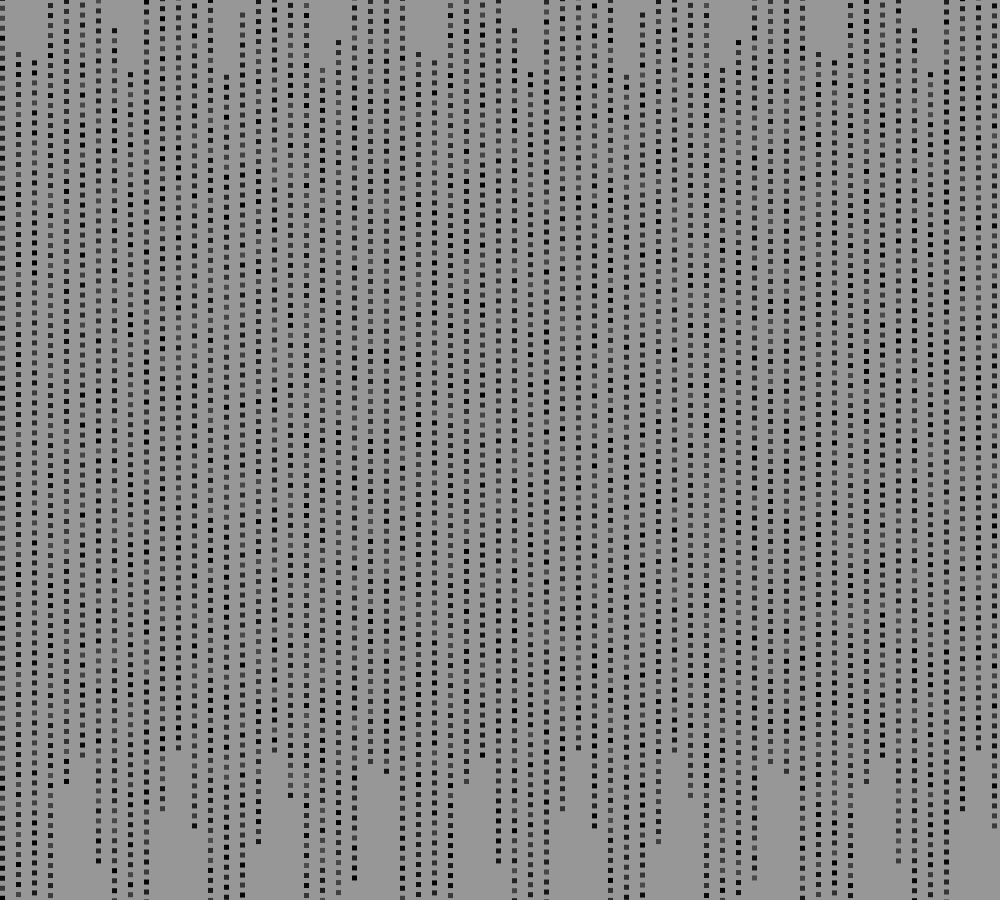
Frame 1 (no input)
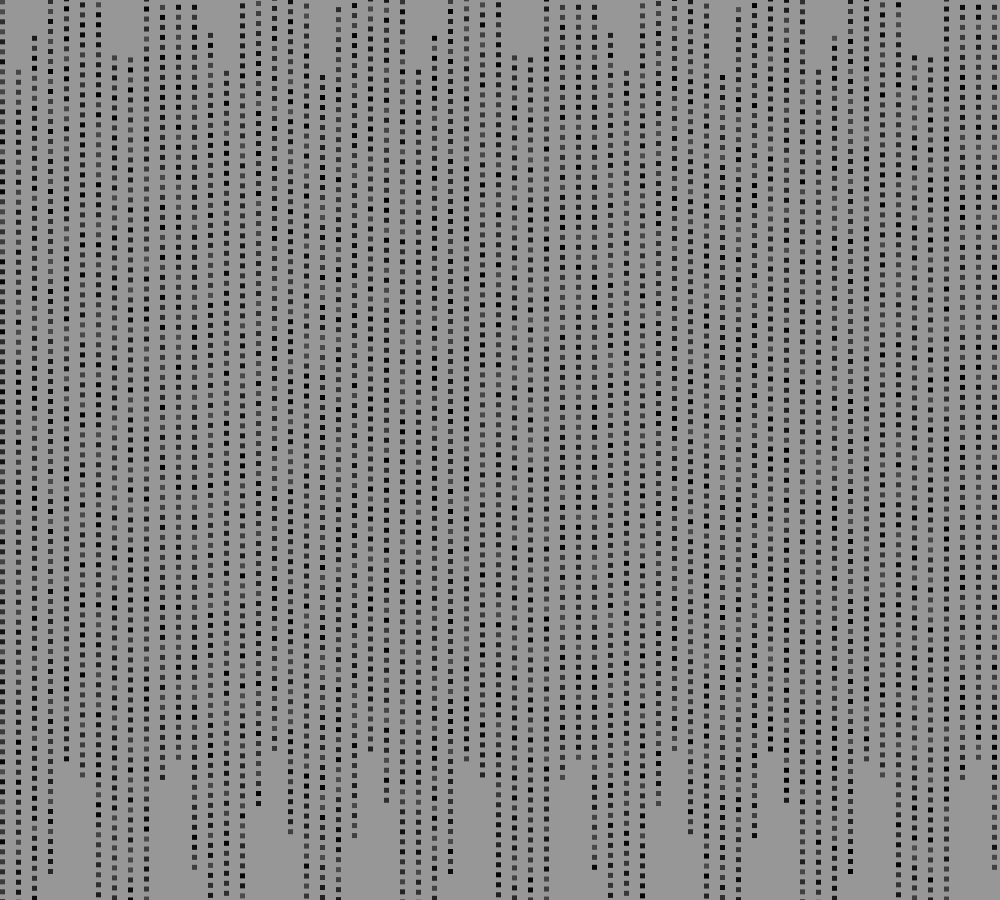
Frame 60 (no input)
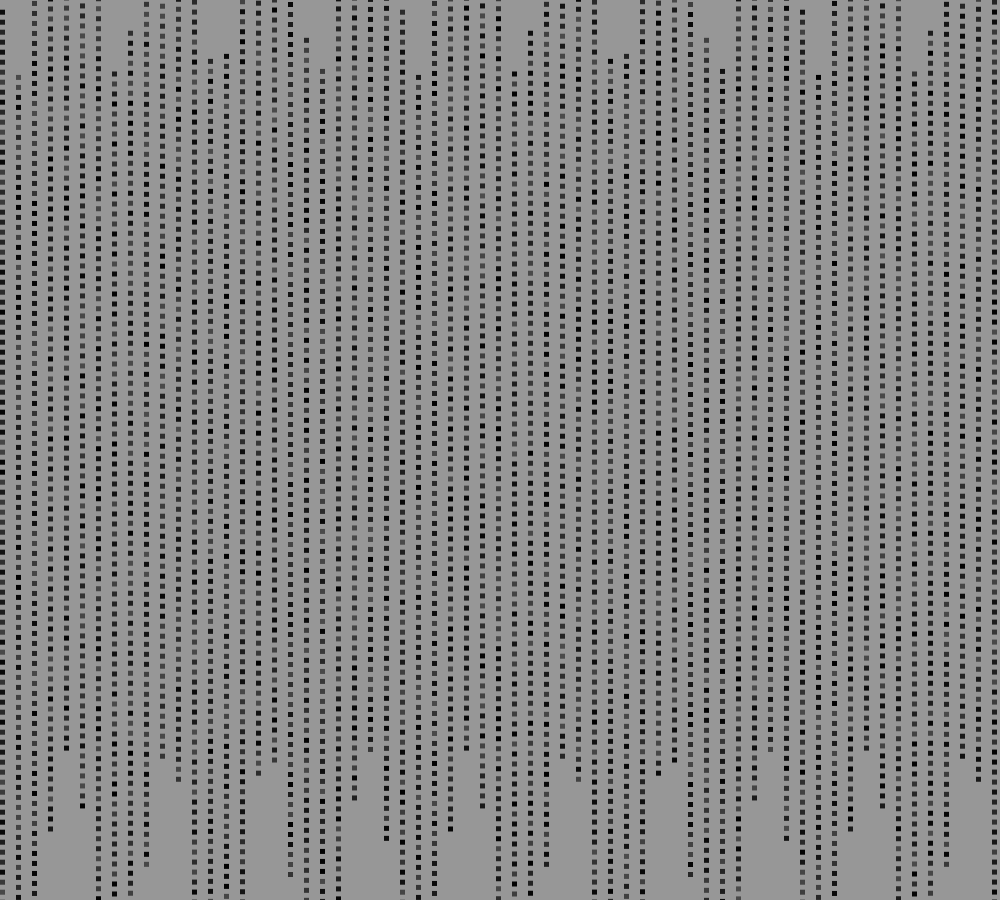
Frame 120 (the mouse pressed at the canvas centre since frame 60)

The p5.js sketch that drew these frames (run headless with seeded random() and noise() and a simulated clock; from frame 60 on, the mouse is pressed at the canvas centre):

// p5.js sketch
// ── sketch.js
var canvas;
var xspacing = 16;    // Distance between each horizontal location
var w;                // Width of entire wave
var theta = 0.0;      // Start angle at 0
var amplitude = 75.0; // Height of wave
var period = 100.0;   // How many pixels before the wave repeats
var dx;               // Value for incrementing x
var yvalues;  // Using an array to store height values for the wave

function setup() {
canvas = createCanvas(window.innerWidth, window.innerHeight);
  w = width+16;
  dx = (TWO_PI / period) * xspacing;
  yvalues = new Array(floor(w/xspacing));
}

function draw() {
  background(151);
  calcWave();
  renderWave();
}

function calcWave() {
  // Increment theta (try different values for 
  // 'angular velocity' here)
  theta += 0.005;

  // For every x value, calculate a y value with sine function
  var x = theta;
  for (var i = 0; i < yvalues.length; i++) {
    yvalues[i] = sin(x)*amplitude;
    x+=dx;
  }
}

function renderWave() {
  noStroke();
  // A simple way to draw the wave with an ellipse at each location
for (var y = -150; y < height*2; y+=20) {
      for (var x = 0; x < yvalues.length; x++) {
            rect(x*xspacing, y/2+yvalues[x], 5, 5);
            fill(random(0, 75));

      }
}
}
var xspacing = 16;    // Distance between each horizontal location
var w;                // Width of entire wave
var theta = 0.0;      // Start angle at 0
var amplitude = 150.0; // Height of wave
var period = 100.0;   // How many pixels before the wave repeats
var dx;               // Value for incrementing x
var yvalues;  // Using an array to store height values for the wave

function setup() {
  createCanvas(1000, 900);
  w = width+16;
  dx = (TWO_PI / period) * xspacing;
  yvalues = new Array(floor(w/xspacing));
}

function draw() {
  background(151);
  calcWave();
  renderWave();
}

function calcWave() {
  // Increment theta (try different values for 
  // 'angular velocity' here)
  theta += 0.005;

  // For every x value, calculate a y value with sine function
  var x = theta;
  for (var i = 0; i < yvalues.length; i++) {
    yvalues[i] = sin(x)*amplitude;
    x+=dx;
  }
}

function renderWave() {
  noStroke();
  // A simple way to draw the wave with an ellipse at each location
for (var y = -150; y < height*2; y+=20) {
      for (var x = 0; x < yvalues.length; x++) {
            rect(x*xspacing, y/2+yvalues[x], 5, 5);
            fill(random(0, 75));

      }
}
}
